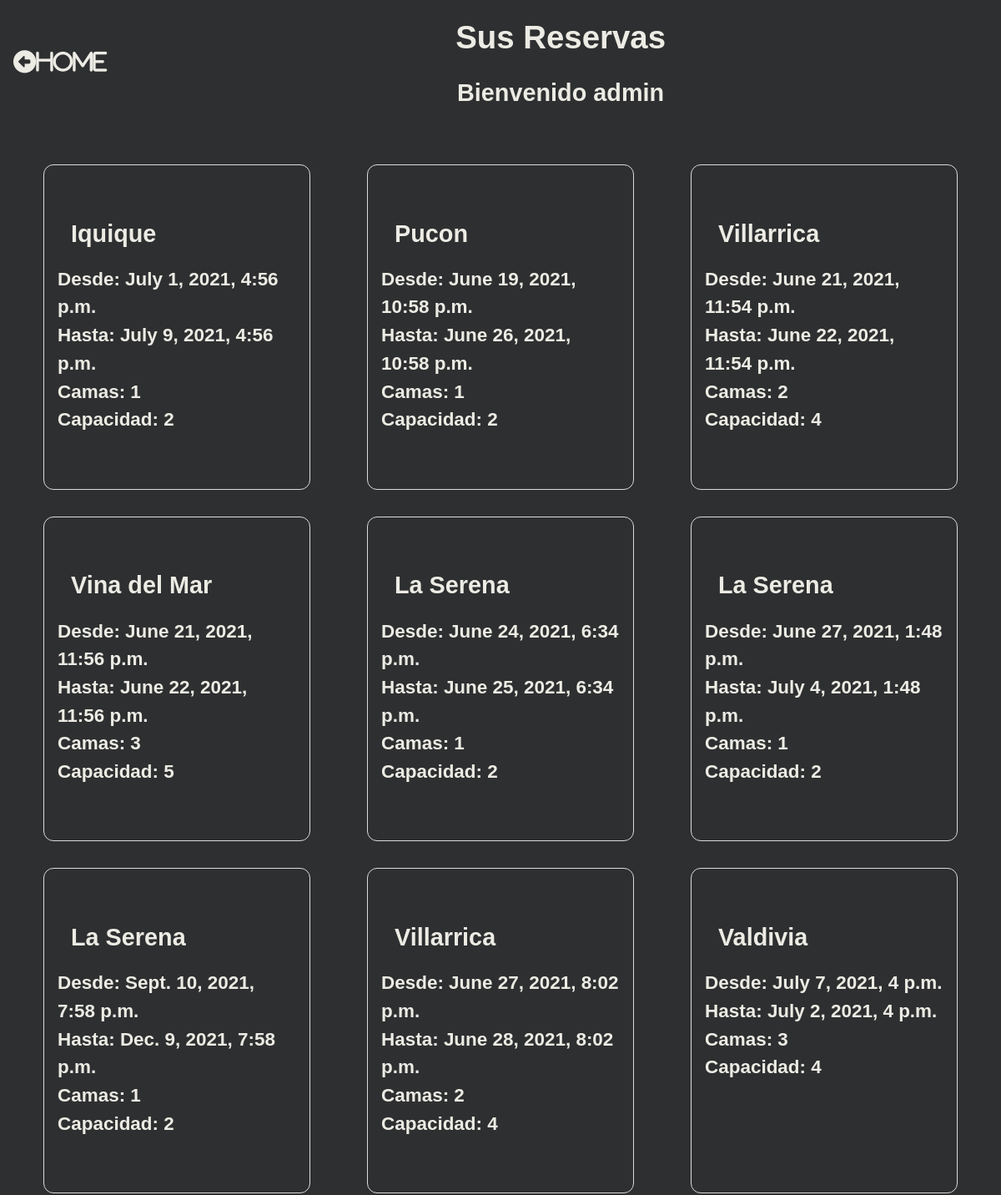
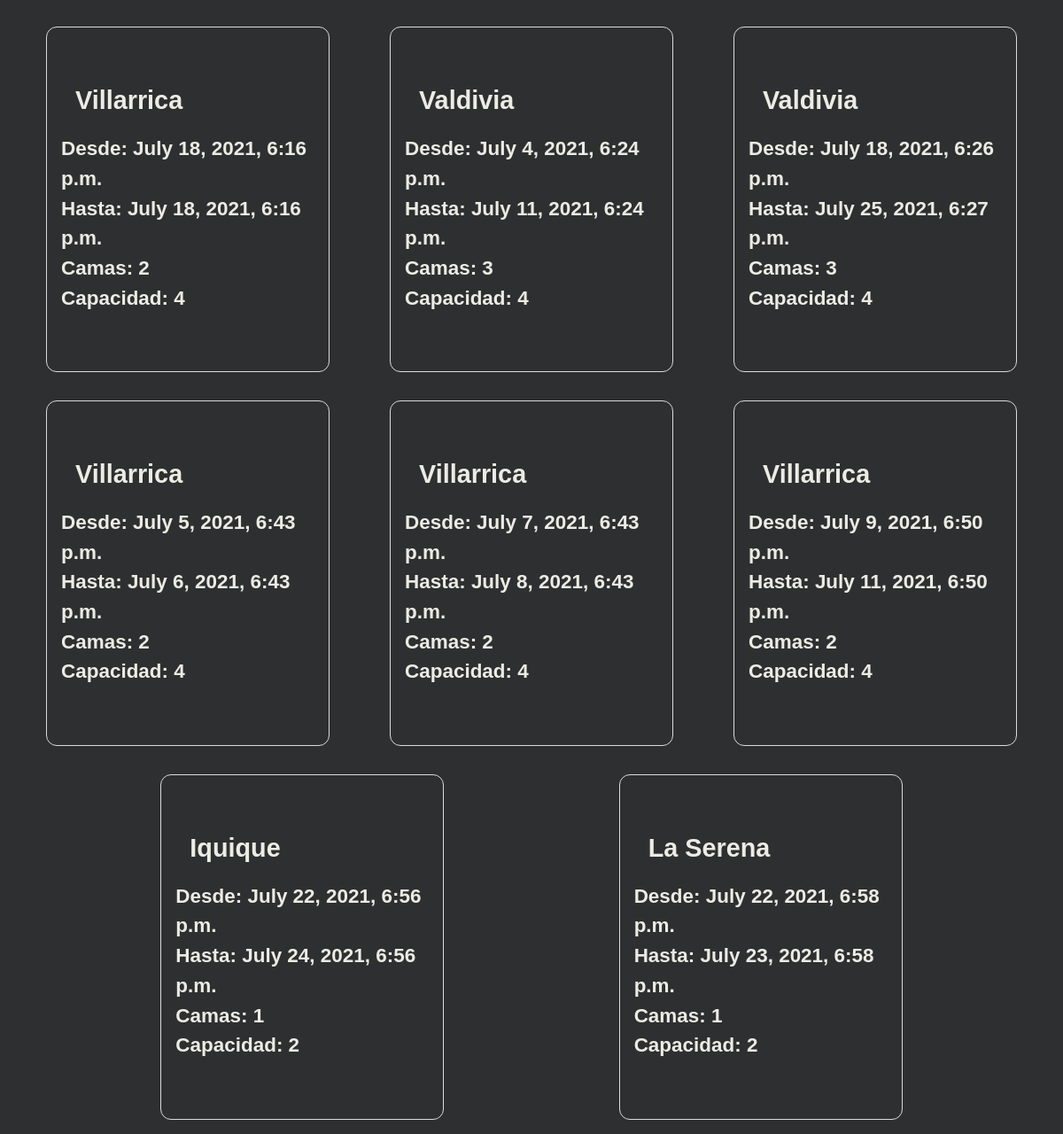
The app's page /reserva_list/ (signed in) with its own data (2 pictures, top to bottom).
### arriendo/models.py (models this page shows, shortened)
class Reserva(models.Model):
    user = models.ForeignKey(settings.AUTH_USER_MODEL, on_delete=models.CASCADE)
    depto = models.ForeignKey(Depto, on_delete=models.CASCADE)
    check_in = models.DateTimeField()
    check_out = models.DateTimeField()
    def get_depto_category(self):
        depto_categories = dict(self.depto.DEPTO_CATEGORIES)
        depto_category = depto_categories.get(self.depto.category)
        return depto_category
    def get_cancel_reserva_url(self):
        return reverse_lazy('arriendo:CancelReservaView',args=[self.pk,])

class Depto(models.Model):
    DEPTO_CATEGORIES = (
        ('VIN','Vina del Mar'),
        ('SER','La Serena'),
        ('PUC','Pucon'),
        ('VIL','Villarrica'),
        ('VAL','Valdivia'),
        ('IQU','Iquique'),
        ('FRU','Frutillar'),
    )
    category = models.CharField(max_length=3, choices=DEPTO_CATEGORIES,default='Iquique')
    precio = models.IntegerField()
    capacidad = models.IntegerField()
    camas = models.IntegerField()

### arriendo/views.py (the view)
# urls.py: path('reserva_list/', ReservaListView.as_view(),name='ReservaListView'),#"as_view" pq en views.py esta declaraddo como clase y no como funcion
class ReservaListView(ListView):
    model = Reserva
    template_name = 'reserva_list_view.html'
    def get_queryset(self,*args, **kwargs):
        if self.request.user.is_staff:
            reserva_list = Reserva.objects.all()
            return reserva_list
        else:
            reserva_list = Reserva.objects.filter(user=self.request.user)
            return reserva_list

### arriendo/templates/reserva_list_view.html (shortened to what this page needs)
{% load static %}
<!DOCTYPE html>
<html lang="en">
<head>
    <link rel="stylesheet" href="{% static 'arriendo/css/reserva_list_view.css' %}">
</head>
<body>
    <div class="content">
        <div class="header">
            <div class="headings">
                <h1>Sus Reservas</h1>
                <h2>Bienvenido {{user}}</h2>
            </div>
            <div class="home">
                <div class="home">
                    <a href="{% url 'arriendo:DeptoListView' %}"><i class="fas fa-arrow-alt-circle-left">Home</i></a>
                </div>
            </div>
        </div>
        <div class="bookings">
            {% for reserva in reserva_list %}
            <div class="booking">
                <div class="category">
                    <h2>{{reserva.get_depto_category}}</h2>
                </div>
                <div class="from">
                    <h3>Desde: {{reserva.check_in}}</h3>
                </div>
                <div class="to">
                    <h3>Hasta: {{reserva.check_out}}</h3>
                </div>
                <div class="beds">
                    <h3>Camas: {{reserva.depto.camas}}</h3>
                </div>
                <div class="capacity">
                    <h3>Capacidad: {{reserva.depto.capacidad}}</h3>
                </div>
                <div class="cancel"><a href="{{reserva.get_cancel_reserva_url}}" class="invisible"></a></div>
            </div>
            {% endfor %}
        </div>
</body>
</html>

### arriendo/static/arriendo/css/reserva_list_view.css (style rules this page uses)
* { padding:0; margin:0; box-sizing: border-box; }
body { font-family: sans-serif; background-color: rgb(46, 47, 48); color: rgb(236, 235, 228); line-height: 1.5; font-size: 1.2rem; text-align: center; }
.content { display: flex; flex-direction: column; }
.header { flex: 1; display: flex; flex-flow: row-reverse wrap; justify-content: space-evenly; align-items: center; }
.headings { flex:1.5; }
.home { flex:0.1; }
.bookings { margin-top: 2rem; flex:1; display: flex; flex-direction: row; flex-wrap: wrap; justify-content: space-evenly; }
.booking { flex:1; max-width:20vw; min-width: 20rem; text-align: left; border: 1px solid #dbdbdb; padding:1rem; border-radius: 0.75rem; margin:1rem; }
a i { margin: 1rem; color:rgb(236, 235, 228); text-decoration: none; }
.home a i { font-size: 1.7rem; }
h1,h2 { margin:1rem; }

### records on screen
Reserva: get_depto_category "Iquique", check_in "July 1, 2021, 4:56 p.m.", check_out "July 9, 2021, 4:56 p.m.", depto.camas "1", depto.capacidad "2"
Reserva: get_depto_category "Pucon", check_in "June 19, 2021, 10:58 p.m.", check_out "June 26, 2021, 10:58 p.m.", depto.camas "1", depto.capacidad "2"
Reserva: get_depto_category "Villarrica", check_in "June 21, 2021, 11:54 p.m.", check_out "June 22, 2021, 11:54 p.m.", depto.camas "2", depto.capacidad "4"
Reserva: get_depto_category "Vina del Mar", check_in "June 21, 2021, 11:56 p.m.", check_out "June 22, 2021, 11:56 p.m.", depto.camas "3", depto.capacidad "5"
Reserva: get_depto_category "La Serena", check_in "June 24, 2021, 6:34 p.m.", check_out "June 25, 2021, 6:34 p.m.", depto.camas "1", depto.capacidad "2"
Reserva: get_depto_category "La Serena", check_in "June 27, 2021, 1:48 p.m.", check_out "July 4, 2021, 1:48 p.m.", depto.camas "1", depto.capacidad "2"
Reserva: get_depto_category "La Serena", check_in "Sept. 10, 2021, 7:58 p.m.", check_out "Dec. 9, 2021, 7:58 p.m.", depto.camas "1", depto.capacidad "2"
Reserva: get_depto_category "Villarrica", check_in "June 27, 2021, 8:02 p.m.", check_out "June 28, 2021, 8:02 p.m.", depto.camas "2", depto.capacidad "4"
Reserva: get_depto_category "Valdivia", check_in "July 7, 2021, 4 p.m.", check_out "July 2, 2021, 4 p.m.", depto.camas "3", depto.capacidad "4"
Reserva: get_depto_category "Villarrica", check_in "July 18, 2021, 6:16 p.m.", check_out "July 18, 2021, 6:16 p.m.", depto.camas "2", depto.capacidad "4"
Reserva: get_depto_category "Valdivia", check_in "July 4, 2021, 6:24 p.m.", check_out "July 11, 2021, 6:24 p.m.", depto.camas "3", depto.capacidad "4"
Reserva: get_depto_category "Valdivia", check_in "July 18, 2021, 6:26 p.m.", check_out "July 25, 2021, 6:27 p.m.", depto.camas "3", depto.capacidad "4"
Reserva: get_depto_category "Villarrica", check_in "July 5, 2021, 6:43 p.m.", check_out "July 6, 2021, 6:43 p.m.", depto.camas "2", depto.capacidad "4"
Reserva: get_depto_category "Villarrica", check_in "July 7, 2021, 6:43 p.m.", check_out "July 8, 2021, 6:43 p.m.", depto.camas "2", depto.capacidad "4"
Reserva: get_depto_category "Villarrica", check_in "July 9, 2021, 6:50 p.m.", check_out "July 11, 2021, 6:50 p.m.", depto.camas "2", depto.capacidad "4"
Reserva: get_depto_category "Iquique", check_in "July 22, 2021, 6:56 p.m.", check_out "July 24, 2021, 6:56 p.m.", depto.camas "1", depto.capacidad "2"
Reserva: get_depto_category "La Serena", check_in "July 22, 2021, 6:58 p.m.", check_out "July 23, 2021, 6:58 p.m.", depto.camas "1", depto.capacidad "2"

### other values on screen
{{ user }} "admin"
